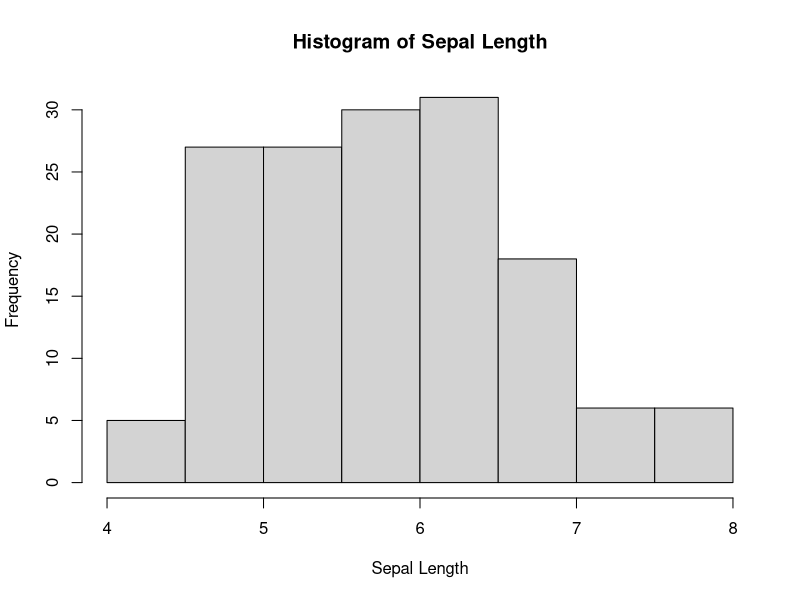
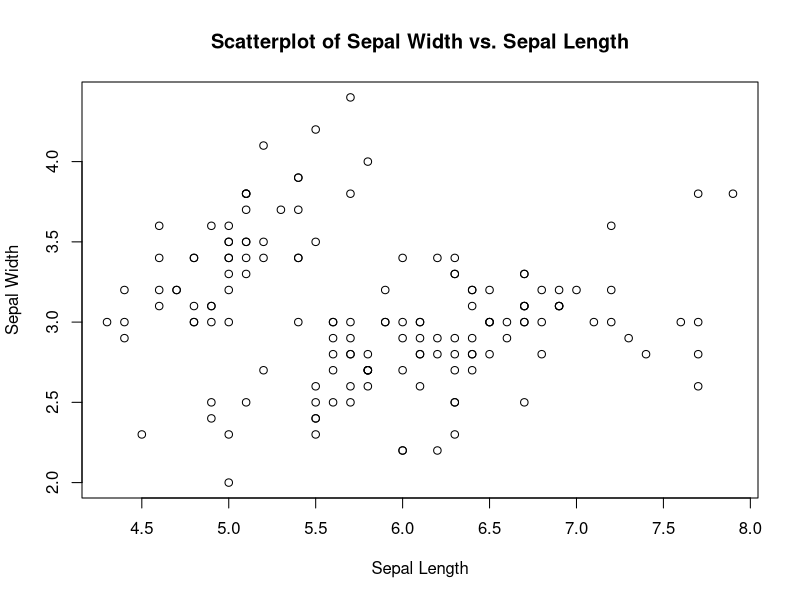
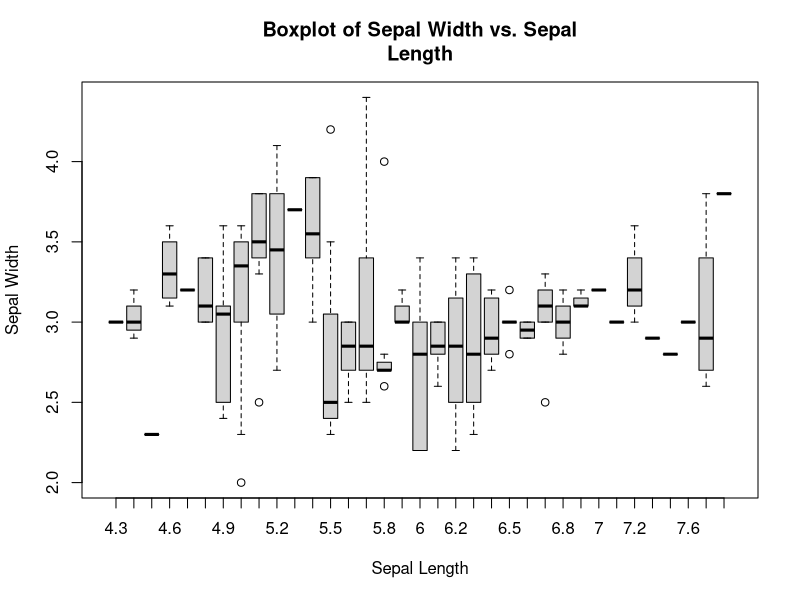

These charts were generated, in order, by the following R code:
data(iris)
head(iris)
summary(iris)
cat("Number of rows:", nrow(iris), "\n")
cat("Number of columns:", ncol(iris), "\n")
colnames(iris)
hist(iris$Sepal.Length, main = "Histogram of Sepal Length", xlab = "Sepal Length")
plot(iris$Sepal.Length, iris$Sepal.Width, main = "Scatterplot of Sepal Width vs. Sepal Length",
 xlab = "Sepal Length", ylab = "Sepal Width")
boxplot(iris$Sepal.Width ~ iris$Sepal.Length, main = "Boxplot of Sepal Width vs. Sepal
Length", xlab = "Sepal Length", ylab = "Sepal Width")
cor(iris$Sepal.Length, iris$Petal.Length, method = "pearson")
cor_matrix <- cor(iris[, 1:4], method = "pearson")
print(cor_matrix) 